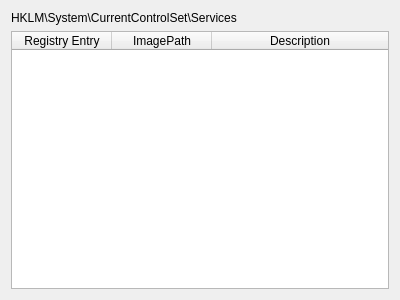
<?xml version="1.0" encoding="UTF-8"?>
<ui version="4.0">
 <class>ServiceView</class>
 <widget class="QWidget" name="ServiceView">
  <property name="geometry">
   <rect>
    <x>0</x>
    <y>0</y>
    <width>400</width>
    <height>300</height>
   </rect>
  </property>
  <property name="windowTitle">
   <string>ServiceView</string>
  </property>
  <layout class="QVBoxLayout" name="verticalLayout">
   <item>
    <widget class="QLabel" name="title">
     <property name="text">
      <string>HKLM\System\CurrentControlSet\Services</string>
     </property>
    </widget>
   </item>
   <item>
    <widget class="QTableWidget" name="tableWidget">
     <attribute name="horizontalHeaderStretchLastSection">
      <bool>true</bool>
     </attribute>
     <attribute name="verticalHeaderShowSortIndicator" stdset="0">
      <bool>false</bool>
     </attribute>
     <column>
      <property name="text">
       <string>Registry Entry</string>
      </property>
     </column>
     <column>
      <property name="text">
       <string>ImagePath</string>
      </property>
     </column>
     <column>
      <property name="text">
       <string>Description</string>
      </property>
     </column>
    </widget>
   </item>
  </layout>
 </widget>
 <layoutdefault spacing="6" margin="11"/>
 <resources/>
 <connections/>
</ui>
